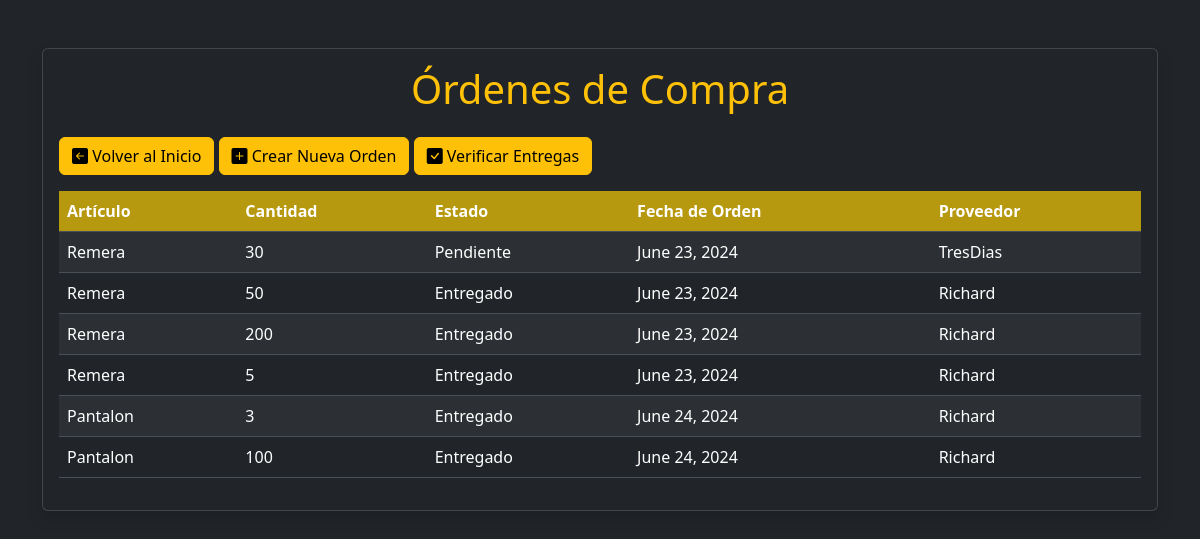
/ordenes/, run on an earlier commit of the app's database.
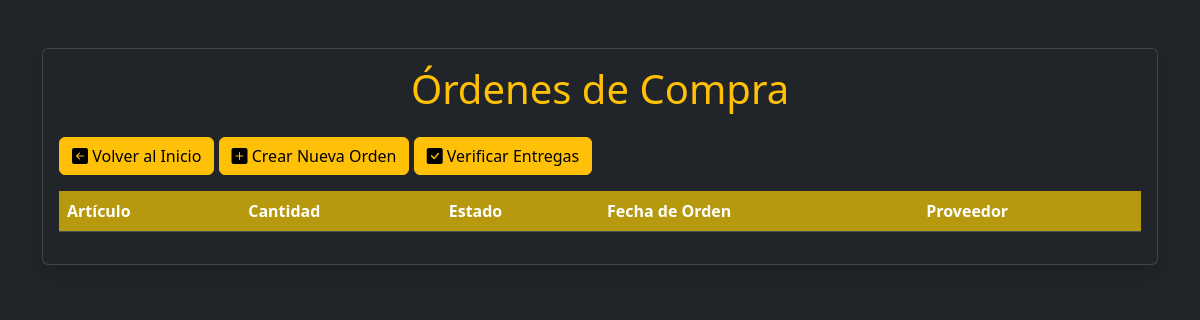
And on a later commit of the database.
### stock/models.py (models this page shows, shortened)
class OrdenDeCompra(models.Model):
    codODC = models.AutoField(primary_key=True)
    cantidad = models.IntegerField()
    estado = models.ForeignKey(EstadoOrdenCompra, on_delete=models.CASCADE, related_name='ordenDeCompra')
    articulo = models.ForeignKey(Articulo, on_delete=models.CASCADE, related_name='ordenDeCompra')
    proveedor = models.ForeignKey(Proveedor, on_delete=models.CASCADE, related_name='ordenDeCompra')
    fechaOrden = models.DateField(auto_now_add=True)
    diasDemoraOrden = models.IntegerField()

class Articulo(models.Model):
    codArticulo = models.AutoField(primary_key=True)
    fechaAltaArticulo = models.DateField(auto_now_add=True)
    fechaBajaArticulo = models.DateField(null=True, blank=True)
    nombreArticulo = models.CharField(max_length=30)
    stockArticulo = models.IntegerField()
    puntoPedido = models.IntegerField(default=0)
    stockSeguridad = models.IntegerField(default=0)
    loteOptimo = models.IntegerField(default=0)
    cgi = models.FloatField(default=0)
    cantidasIntervaloFijo = models.IntegerField(default=0)
    estado = models.ForeignKey(EstadoArticulo, on_delete=models.CASCADE, related_name='articulos')
    modeloInventario = models.ForeignKey(ModeloInventario, on_delete=models.CASCADE, related_name="articulos")
    proveedor = models.ForeignKey(Proveedor, on_delete=models.CASCADE, related_name='articulos', null=True)
    metodo = models.TextField(default="", null=True, blank=True)
    prediccion_predeterminada = models.ForeignKey('Prediccion_Demanda', on_delete=models.SET_NULL, related_name='articulos_predeterminados', null=True, blank=True)

class EstadoOrdenCompra(models.Model):
    codEC = models.AutoField(primary_key=True)
    nombreEC = models.CharField(null=False, blank=False, max_length=30)
    fechaHoraBajaEC = models.DateField(null=True, blank=True)

class Proveedor(models.Model):
    codProveedor = models.AutoField(primary_key=True)
    fechaBajaProveedor = models.DateField(null=True, blank=True)
    nombreProveedor = models.CharField(null=False, blank=False, max_length=30)
    diasDeDemora = models.IntegerField(null=False, blank=False)
    precioXunidad = models.FloatField(null=False, blank=False)
    costo_pedido = models.FloatField(null=False, blank=False)

### stock/views.py (the view)
# urls.py: path('ordenes/', ListarOrdenesDeCompraView.as_view(), name='listar_ordenes_de_compra'),
class ListarOrdenesDeCompraView(ListView):
    model = OrdenDeCompra
    template_name = 'listar_ordenes_de_compra.html'
    context_object_name = 'ordenes'

### stock/Templates/listar_ordenes_de_compra.html (shortened to what this page needs)
<!DOCTYPE html>
<html lang="en" data-bs-theme="dark">
<head>
    <link href="https://cdn.jsdelivr.net/npm/bootstrap@5.3.3/dist/css/bootstrap.min.css" rel="stylesheet"
>
    <link rel="stylesheet" href="https://cdn.jsdelivr.net/npm/bootstrap-icons@1.11.3/font/bootstrap-icons.min.css">
</head>
<body>
    <div class="container mt-5">
        <div class="card shadow">
            <div class="card-body">
                <h1 class="card-title mb-4 text-center text-warning">Órdenes de Compra</h1>
                <a href="{% url 'inicio' %}" class="btn btn-warning mb-3"><i class="bi bi-arrow-left-square-fill"></i> Volver al Inicio</a>
                <a href="{% url 'crear_orden_de_compra' %}" class="btn btn-warning mb-3"><i class="bi bi-plus-square-fill"></i> Crear Nueva Orden</a>
                <a href="{% url 'verificar_entregas' %}" class="btn btn-warning mb-3"><i class="bi bi-check-square-fill"></i> Verificar Entregas</a>
                <div class="table-responsive">
                    <table class="table table-striped table-hover">
                        <thead>
                            <tr>
                                <th scope="col" style="background-color: rgba(221, 182, 9, 0.795);">Artículo</th>
                                <th scope="col" style="background-color: rgba(221, 182, 9, 0.795);">Cantidad</th>
                                <th scope="col" style="background-color: rgba(221, 182, 9, 0.795);">Estado</th>
                                <th scope="col" style="background-color: rgba(221, 182, 9, 0.795);">Fecha de Orden</th>
                                <th scope="col" style="background-color: rgba(221, 182, 9, 0.795);">Proveedor</th>
                            </tr>
                        </thead>
                        <tbody>
                            {% for orden in ordenes %}
                            <tr>
                                <td>{{ orden.articulo.nombreArticulo }}</td>
                                <td>{{ orden.cantidad }}</td>
                                <td>{{ orden.estado.nombreEC }}</td>
                                <td>{{ orden.fechaOrden }}</td>
                                <td>{{ orden.proveedor.nombreProveedor }}</td>
                            </tr>
                            {% endfor %}
                        </tbody>
                    </table>
                </div>
            </div>
        </div>
    </div>
</body>
</html>

What changed in the data, as far as the page shows it:
removed OrdenDeCompra: articulo.nombreArticulo "Remera", cantidad "30", estado.nombreEC "Pendiente", fechaOrden "June 23, 2024", proveedor.nombreProveedor "TresDias"
removed OrdenDeCompra: articulo.nombreArticulo "Remera", cantidad "50", estado.nombreEC "Entregado", fechaOrden "June 23, 2024", proveedor.nombreProveedor "Richard"
removed OrdenDeCompra: articulo.nombreArticulo "Remera", cantidad "200", estado.nombreEC "Entregado", fechaOrden "June 23, 2024", proveedor.nombreProveedor "Richard"
removed OrdenDeCompra: articulo.nombreArticulo "Remera", cantidad "5", estado.nombreEC "Entregado", fechaOrden "June 23, 2024", proveedor.nombreProveedor "Richard"
removed OrdenDeCompra: articulo.nombreArticulo "Pantalon", cantidad "3", estado.nombreEC "Entregado", fechaOrden "June 24, 2024", proveedor.nombreProveedor "Richard"
removed OrdenDeCompra: articulo.nombreArticulo "Pantalon", cantidad "100", estado.nombreEC "Entregado", fechaOrden "June 24, 2024", proveedor.nombreProveedor "Richard"
